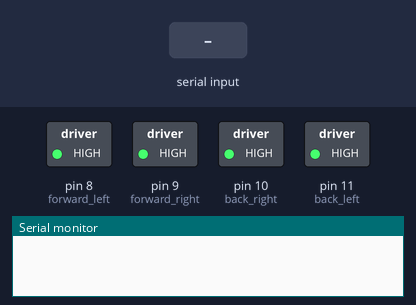
The sketch below on a simulated Arduino Uno, built with avr-gcc and run on an emulated ATmega328P. On the bench: switched loads named in the sketch (green lamp = pin HIGH), the last lines printed to the serial monitor. The inputs (shaded band) are chosen by the test bench.

Above: at 1.2 s.
1.3 s: "L" received over Serial
At 2.5 s:
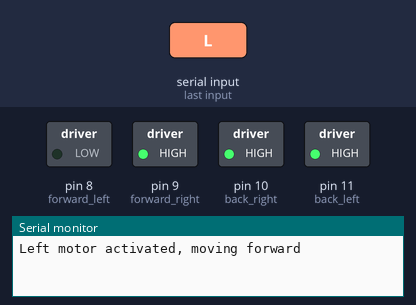
2.8 s: "R" received over Serial
At 3.7 s:
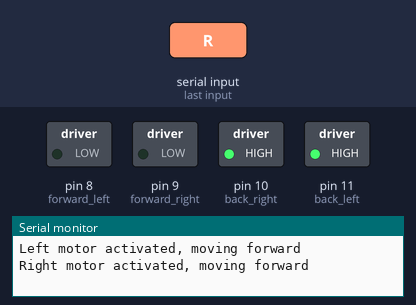
4.3 s: "l" received over Serial
At 4.8 s:
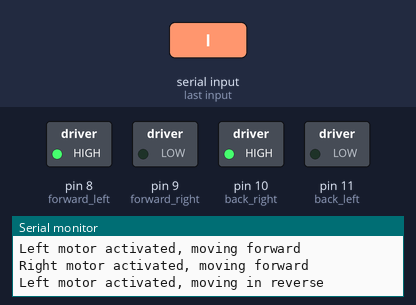
5.8 s: "r" received over Serial
At 7.0 s:
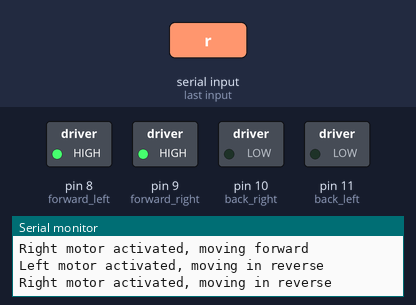
7.3 s: "p" received over Serial
At 8.3 s:
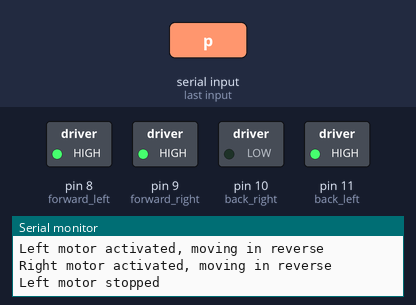
8.8 s: "L" received over Serial
At 9.4 s:
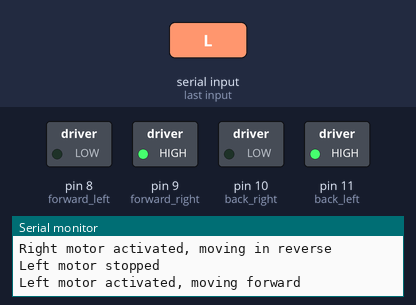
Timing chart, 0 to 11.3 s (numbered marks = the images above; inputs shaded):
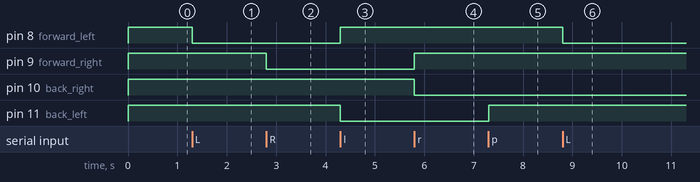

Measured:
- after the input at 1.3 s, pin 8 (forward_left): HIGH → LOW at once
- after the input at 2.8 s, pin 9 (forward_right): HIGH → LOW at once
- after the input at 4.3 s, pin 8 (forward_left): LOW → HIGH at once; pin 11 (back_left): HIGH → LOW at once
- after the input at 5.8 s, pin 9 (forward_right): LOW → HIGH at once; pin 10 (back_right): HIGH → LOW at once
- after the input at 7.3 s, pin 11 (back_left): LOW → HIGH at once
- after the input at 8.8 s, pin 8 (forward_left): HIGH → LOW at once

The sketch:

Boatduinode.pde
```cpp
// (licence header left out)
int forward_left = 8;
int forward_right = 9;
int back_right = 10;
int back_left = 11;
int i;

void setup() {
  Serial.begin(9600);

  pinMode(forward_left, OUTPUT);
  pinMode(forward_right, OUTPUT);
  pinMode(back_left, OUTPUT);
  pinMode(back_right, OUTPUT);

  digitalWrite(forward_left, HIGH);
  digitalWrite(forward_right, HIGH);
  digitalWrite(back_left, HIGH);
  digitalWrite(back_right, HIGH);
}

void power_on(int pin)
{
  digitalWrite(pin, LOW);
}

void power_off(int pin)
{
  digitalWrite(pin, HIGH);
}

void loop()
{
  if (Serial.available() > 0) {
      switch(Serial.read()) {
        case 'L':
          power_off(back_left);
          power_on(forward_left);
          Serial.println("Left motor activated, moving forward");
          break;
        case 'R':
          power_off(back_right);
          power_on(forward_right);
          Serial.println("Right motor activated, moving forward");
          break;
        case 'l':
          power_off(forward_left);
          power_on(back_left);
          Serial.println("Left motor activated, moving in reverse");
          break;
        case 'r':
          power_off(forward_right);
          power_on(back_right);
          Serial.println("Right motor activated, moving in reverse");
          break;
        case 'p':
          power_off(forward_left);
          power_off(back_left);
          Serial.println("Left motor stopped");
          break;
        case 's':
          power_off(forward_right);
          power_off(back_right);
          Serial.println("Right motor stopped");
          break;
        case 'S':
          power_off(forward_left);
          power_off(back_left);
          power_off(forward_right);
          power_off(back_right);
          Serial.println("Both motors stopped");
          break;
      }
  }
}
```
